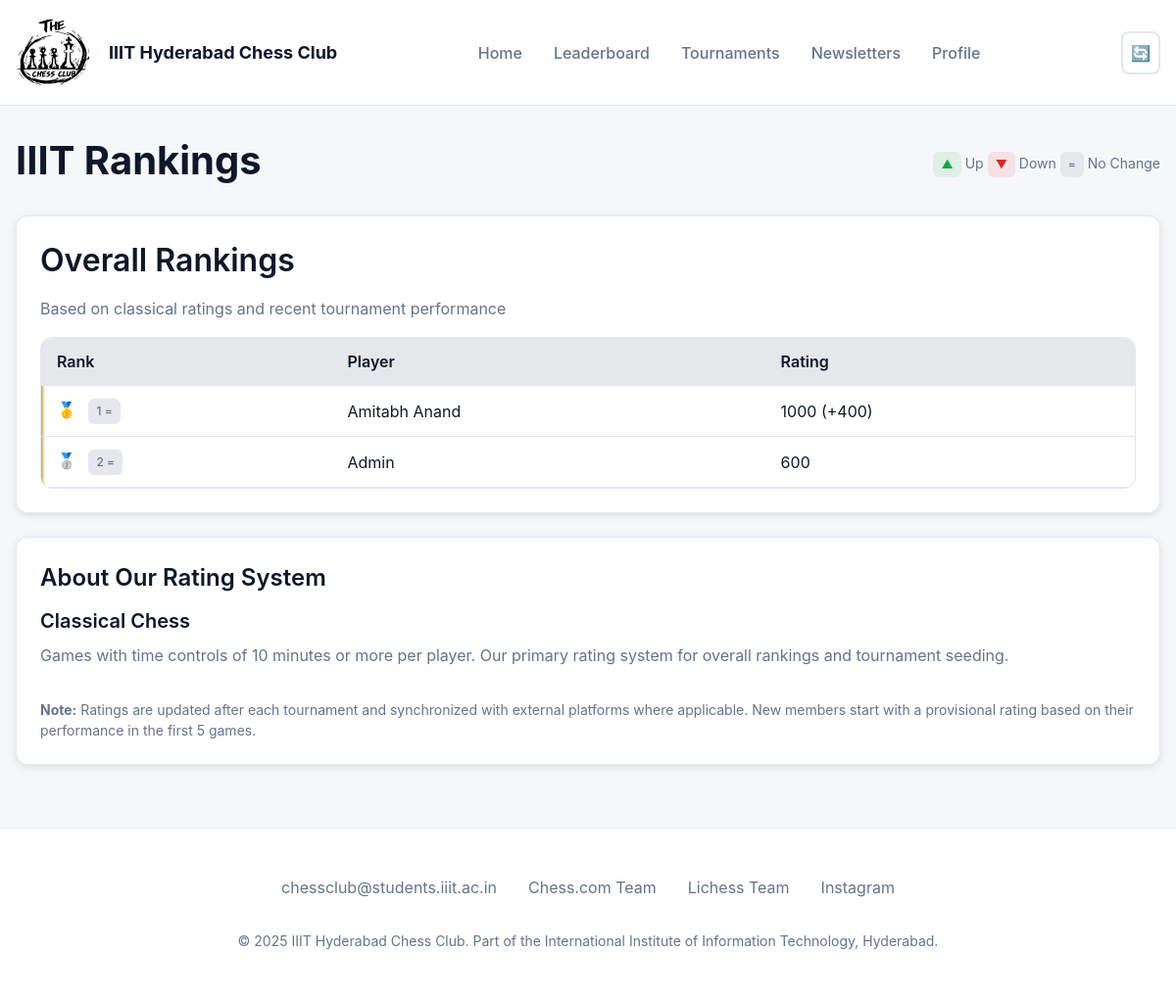
The app's page /leaderboard, older data.
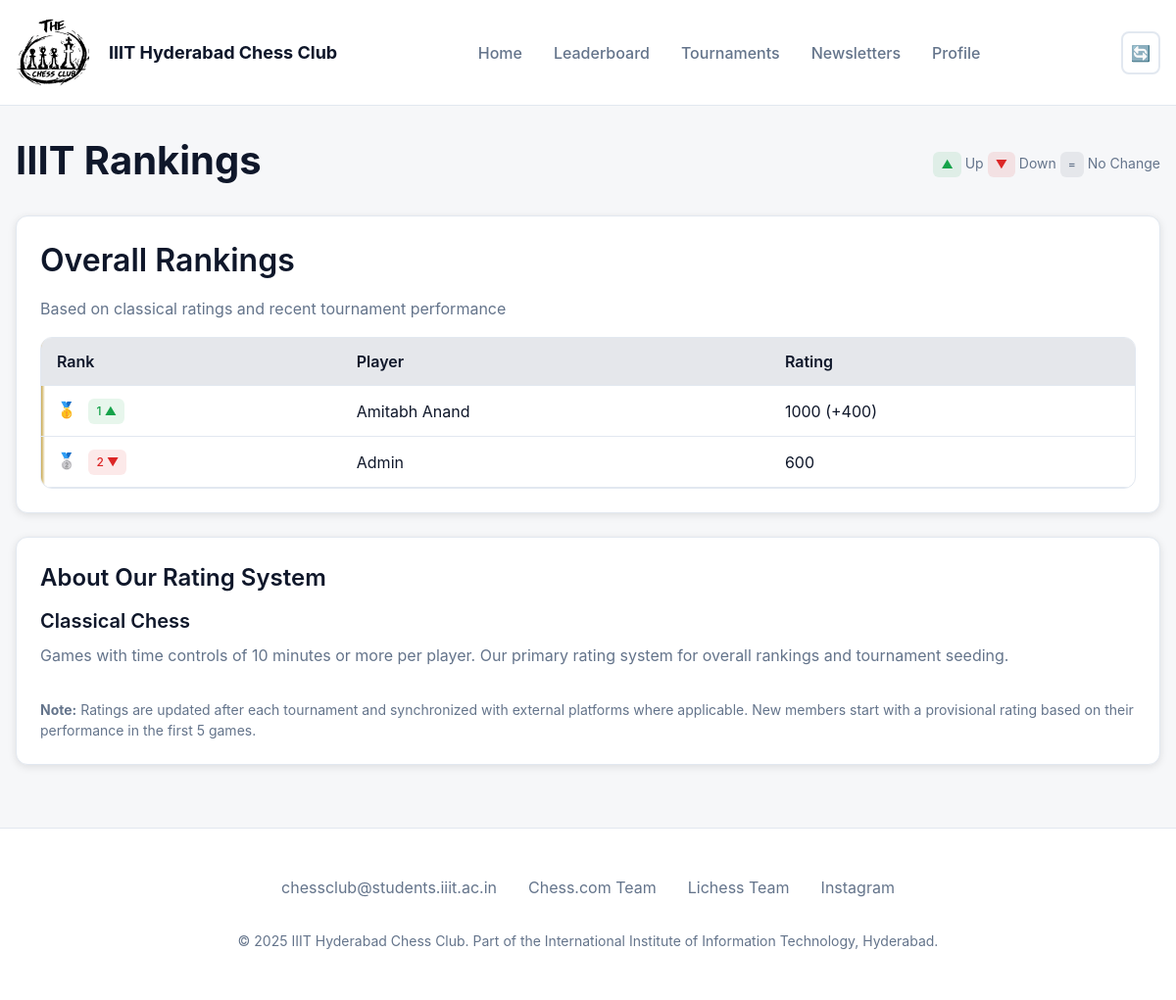
The same page, newer data.
### accounts/models.py (models this page shows, shortened)
class User(AbstractUser):
    def __str__(self):
        return f"{self.username}"

class UserProfile(models.Model):
    user = models.OneToOneField(User, on_delete=models.CASCADE, related_name="profile")
    rating = models.IntegerField(default=600)
    last_rating = models.IntegerField(default=600)
    rank = models.IntegerField(default=0)
    last_rank = models.IntegerField(default=0)
    chessdotcom = models.CharField(max_length=64, blank=True, null=True)
    lichess = models.CharField(max_length=64, blank=True, null=True)
    def save(self, *args, **kwargs):
        with transaction.atomic():
            if self.pk:
                old = UserProfile.objects.get(pk=self.pk)
                if old.rating != self.rating:
                    self.last_rating = old.rating
            else:
                self.last_rating = self.rating
            super().save(*args, **kwargs)

### leaderboard/views.py (the view)
# urls.py: path('', include('leaderboard.urls')),
def leaderboard(request):
    users = User.objects.all().order_by('-profile__rating')
    leaderboard_data = []
    with transaction.atomic():
        for index, user in enumerate(users, start=1):
            profile = user.profile
            current_rank = index
            if profile.rank != current_rank:
                profile.last_rank = profile.rank or current_rank
                profile.rank = current_rank
                profile.save(update_fields=['rank', 'last_rank'])
            rank_change = (profile.last_rank or current_rank) - current_rank
            leaderboard_data.append({
                "user": user,
                "current_rank": current_rank,
                "rank_change": rank_change,
                "moved_up": current_rank < profile.last_rank,
                "moved_down": current_rank > profile.last_rank,
                "rating_change": profile.rating - profile.last_rating,
            })
    return render(request, 'leaderboard.html', {"leaderboard": leaderboard_data})

### IIITChessClub/templates/leaderboard.html (shortened to what the changed rows need)
<!DOCTYPE html>
{% load static %}
<html lang="en">
<head>
  <link rel="stylesheet" href="{% static 'css/styles.css' %}">
</head>
<body>
  <main class="container" style="margin-top: 2rem;">
    <div class="flex items-center justify-between mb-6">
      <h1>IIIT Rankings</h1>
    </div>
    <div class="card mb-6">
      <h2>Overall Rankings</h2>
      <div class="table-container">
        <div class="table-scroll">
          <table class="table leaderboard" id="overall-rankings">
            <thead>
              <tr>
                <th>Rank</th>
                <th>Player</th>
                <th>Rating</th>
              </tr>
            </thead>
            <tbody>
              {% for entry in leaderboard %}
              <tr>
                <td>
                  {% if entry.moved_up %}
                    <span class="badge badge-success">{{ entry.current_rank }} ▲</span>
                  {% elif entry.moved_down %}
                    <span class="badge badge-danger">{{ entry.current_rank }} ▼</span>
                  {% else %}
                    <span class="badge badge-neutral">{{ entry.current_rank }} =</span>
                  {% endif %}
                </td>
                <td>{{ entry.user.first_name }} {{ entry.user.last_name }}</td>
                <td>
                  {{ entry.user.profile.rating }}
                  {% with entry.rating_change as change %}
                    {% if change > 0 %}
                      <span class="text-success">(+{{ change }})</span>
                    {% elif change < 0 %}
                      <span class="text-danger">({{ change }})</span>
                    {% endif %}
                  {% endwith %}
                </td>
              </tr>
              {% endfor %}
            </tbody>
          </table>
        </div>
      </div>
    </div>
  </main>
</body>
</html>

Row changes from the older to the newer data that the page shows:
changed User "Amitabh": text "=" → "▲"
computed for User "Admin": text "=" → "▼"
